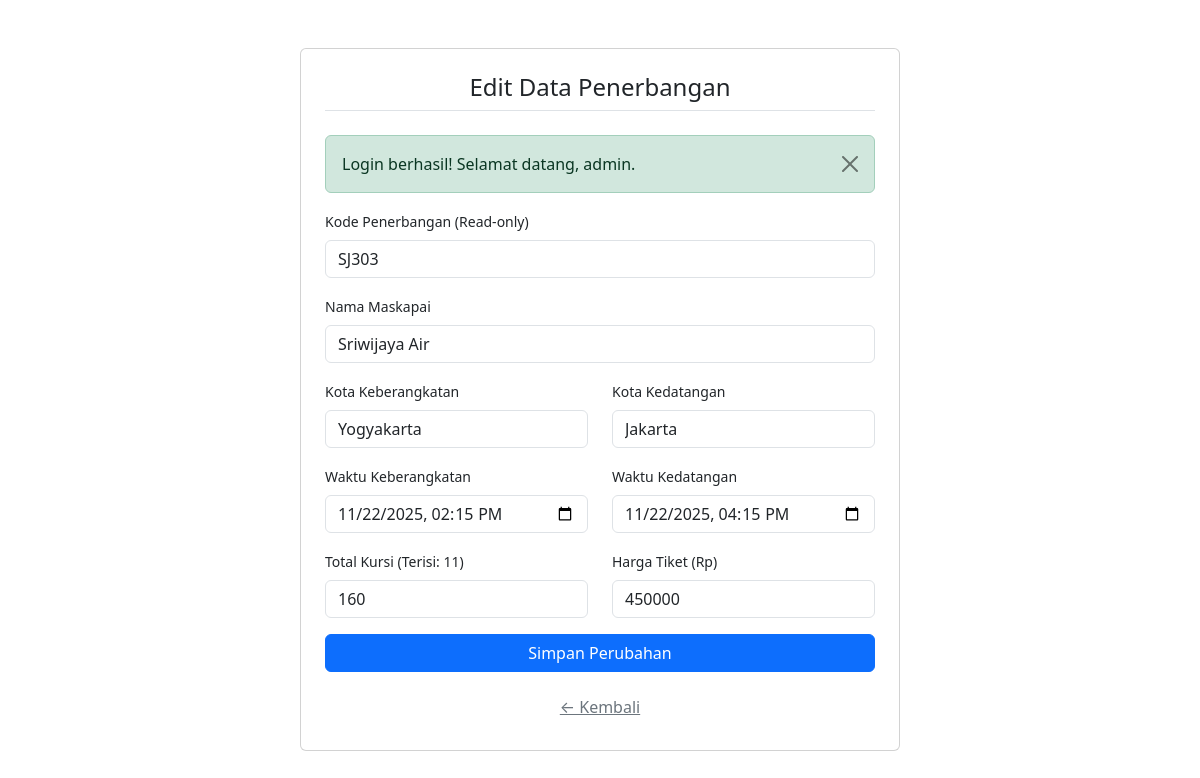
Screenshot of /admin/edit_flight.php?id=1 (signed in) with the database file from the repository.
### tables this page shows
CREATE TABLE `flights` (
  `id` int(11) NOT NULL,
  `flight_no` varchar(20) NOT NULL,
  `airline_name` varchar(50) NOT NULL,
  `departure_city` varchar(50) NOT NULL,
  `destination_city` varchar(50) NOT NULL,
  `departure_time` datetime NOT NULL,
  `arrival_time` datetime DEFAULT NULL,
  `total_seats` int(11) NOT NULL,
  `seats_booked` int(11) DEFAULT 0,
  `price` int(11) NOT NULL
);

### admin/edit_flight.php (the view, shortened to what this page needs)
<?php
include('../config.php');
$flight_id = isset($_GET['id']) ? intval($_GET['id']) : 0;
$flight_query = "SELECT * FROM flights WHERE id = $flight_id";
$flight_result = mysqli_query($conn, $flight_query);
$flight = mysqli_fetch_assoc($flight_result);
$dep_time_input = date('Y-m-d\TH:i', strtotime($flight['departure_time']));
$arr_time_input = date('Y-m-d\TH:i', strtotime($flight['arrival_time']));
?>
<!DOCTYPE html>
<html lang="id">
<head>
    <link href="https://cdn.jsdelivr.net/npm/bootstrap@5.3.3/dist/css/bootstrap.min.css" rel="stylesheet">
</head>
<body>
    <div class="container my-5">
        <div class="card p-4 mx-auto card-form">
            <h4 class="card-title text-center mb-4 border-bottom pb-2">Edit Data Penerbangan</h4>
            <form method="POST">
                <div class="mb-3">
                    <label for="flight_no" class="form-label small">Kode Penerbangan (Read-only)</label>
                    <input type="text" class="form-control" id="flight_no" value="<?php echo $flight['flight_no']; ?>" readonly>
                </div>
                <div class="mb-3">
                    <label for="airline_name" class="form-label small">Nama Maskapai</label>
                    <input type="text" class="form-control" id="airline_name" name="airline_name" value="<?php echo htmlspecialchars($flight['airline_name']); ?>" required>
                </div>
                <div class="row">
                    <div class="col-md-6 mb-3">
                        <label for="departure_city" class="form-label small">Kota Keberangkatan</label>
                        <input type="text" class="form-control" id="departure_city" name="departure_city" value="<?php echo htmlspecialchars($flight['departure_city']); ?>" required>
                    </div>
                    <div class="col-md-6 mb-3">
                        <label for="destination_city" class="form-label small">Kota Kedatangan</label>
                        <input type="text" class="form-control" id="destination_city" name="destination_city" value="<?php echo htmlspecialchars($flight['destination_city']); ?>" required>
                    </div>
                </div>
                <div class="row">
                    <div class="col-md-6 mb-3">
                        <label for="departure_time" class="form-label small">Waktu Keberangkatan</label>
                        <input type="datetime-local" class="form-control" id="departure_time" name="departure_time" value="<?php echo $dep_time_input; ?>" required>
                    </div>
                    <div class="col-md-6 mb-6">
                        <label for="arrival_time" class="form-label small">Waktu Kedatangan</label>
                        <input type="datetime-local" class="form-control" id="arrival_time" name="arrival_time" value="<?php echo $arr_time_input; ?>" required>
                    </div>
                </div>
                <div class="row">
                    <div class="col-md-6 mb-3">
                        <label for="total_seats" class="form-label small">Total Kursi (Terisi: <?php echo $flight['seats_booked']; ?>)</label>
                        <input type="number" class="form-control" id="total_seats" name="total_seats" min="<?php echo $flight['seats_booked']; ?>" value="<?php echo $flight['total_seats']; ?>" required>
                    </div>
                    <div class="col-md-6 mb-3">
                        <label for="price" class="form-label small">Harga Tiket (Rp)</label>
                        <input type="number" class="form-control" id="price" name="price" min="0" value="<?php echo $flight['price']; ?>" required>
                    </div>
                </div>
                <button type="submit" class="btn btn-primary w-100">Simpan Perubahan</button>
            </form>
            <a href="../dashboard.php" class="btn btn-link mt-3 text-secondary">← Kembali</a>
        </div>
    </div>
</body>
</html>

### admin/edit_flight.php (style rules this page uses)
.card-form { max-width: 600px; }

### rows the page displays
flights: flight_no "SJ303", airline_name "Sriwijaya Air", departure_city "Yogyakarta", destination_city "Jakarta", departure_time "11/22/2025 14:15", arrival_time "11/22/2025 16:15", seats_booked "11", total_seats "160", price "450000"

### other values shown
$_SESSION['message'] "Login berhasil! Selamat datang, admin."
